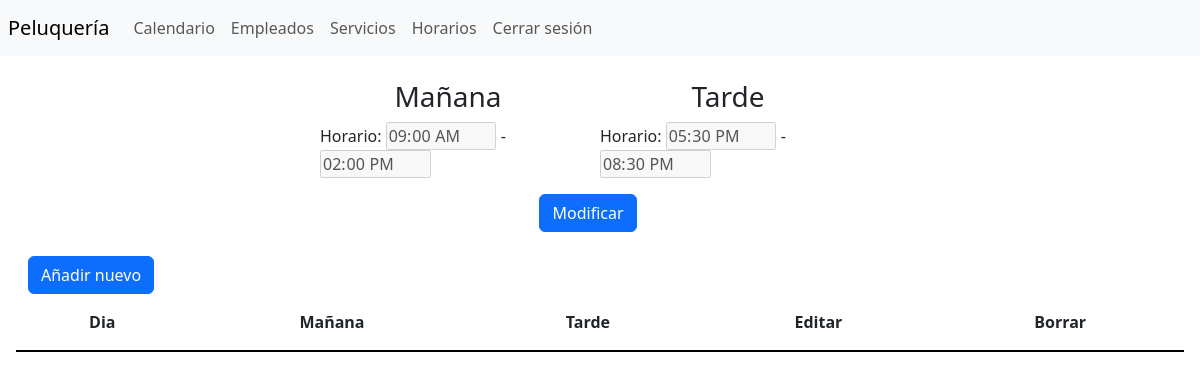
Screenshot of /php/horario.php (signed in) with the database file from the repository.
### tables this page shows
CREATE TABLE `horario` (
  `id` bigint(20) NOT NULL,
  `m_apertura` time DEFAULT NULL,
  `m_cierre` time DEFAULT NULL,
  `t_apertura` time DEFAULT NULL,
  `t_cierre` time DEFAULT NULL,
  `dia` date DEFAULT NULL
);

### php/horario.php (the view, shortened to what this page needs)
<?php
    require_once("functions.php");
    $conexion=createConnection();
?>
<!DOCTYPE html>
<html lang="en">
<head>
    <link href="https://cdn.jsdelivr.net/npm/bootstrap@5.3.0-alpha3/dist/css/bootstrap.min.css" rel="stylesheet">
    <link rel="stylesheet" href="../estilos.css">
</head>
<body>
    <section class="container-fluid px-sm-3 px-0 mt-4 row">
        <form action="" method="post" class="col-6 mx-auto row">
            <div class="col d-flex flex-column align-items-center">
                <h3>Mañana</h3>
                <div>
                    <?php
                        $consulta=$conexion->query("select * from horario");
                        $lista=$consulta->fetch_array(MYSQLI_NUM);
                        echo"
                            <span>Horario:</span>
                            <input type='time' name='m_apertura' disabled value='$lista[1]'>
                            <span>-</span>
                            <input type='time' name='m_cierre' disabled value='$lista[2]'>
                            ";
                    ?>
                </div>
            </div>
            <div class="col d-flex flex-column align-items-center">
                <h3>Tarde</h3>
                <div>
                    <?php
                        echo"
                            <span>Horario:</span>
                            <input type='time' name='t_apertura' disabled value='$lista[3]'>
                            <span>-</span>
                            <input type='time' name='t_cierre' disabled value='$lista[4]'>
                        ";
                    ?>
                </div>
            </div>
            <div class='w-100'>
                <button id="mod" type="button" class="d-block btn btn-primary mx-auto mt-3">Modificar</button>
            </div>
        </form>
    </section>
    <section class="container-fluid px-sm-3 px-0 mt-4 row mx-auto">
        <div class='mx-auto'>
            <button type="button" class="btn btn-primary" data-bs-toggle="modal" data-bs-target="#exampleModal" data-bs-whatever="Añadir nuevo">Añadir nuevo</button>
        </div>
        <table>
            <thead>
                <tr>
                    <th>Dia</th>
                    <th>Mañana</th>
                    <th>Tarde</th>
                    <th>Editar</th>
                    <th>Borrar</th>
                </tr>
            </thead>
        </table>
    </section>
</body>
</html>

### estilos.css (style rules this page uses)
*,::after,::before { box-sizing: border-box; }
body { margin: 0; height: 100vh; }
table td,th { padding: 1rem; }
table { text-align: center }
table:not(#calendario) thead, tr { border-bottom: 2px solid black; }

### rows the page displays
horario: m_apertura "09:00:00", m_cierre "14:00:00", t_apertura "17:30:00", t_cierre "20:30:00"
